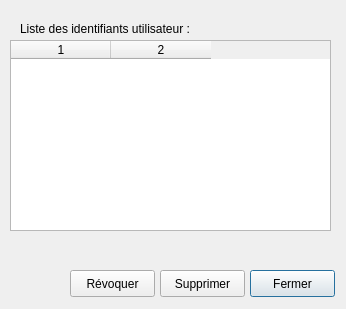
<?xml version="1.0" encoding="UTF-8"?>
<ui version="4.0">
 <class>DeleteUidDialog</class>
 <widget class="QDialog" name="DeleteUidDialog">
  <property name="geometry">
   <rect>
    <x>0</x>
    <y>0</y>
    <width>346</width>
    <height>309</height>
   </rect>
  </property>
  <property name="windowTitle">
   <string>Dialog</string>
  </property>
  <widget class="QLabel" name="infosLabel">
   <property name="geometry">
    <rect>
     <x>20</x>
     <y>20</y>
     <width>281</width>
     <height>17</height>
    </rect>
   </property>
   <property name="text">
    <string>Liste des identifiants utilisateur :</string>
   </property>
  </widget>
  <widget class="QPushButton" name="exitButton">
   <property name="geometry">
    <rect>
     <x>250</x>
     <y>270</y>
     <width>85</width>
     <height>27</height>
    </rect>
   </property>
   <property name="text">
    <string>Fermer</string>
   </property>
  </widget>
  <widget class="QPushButton" name="deleteButton">
   <property name="geometry">
    <rect>
     <x>160</x>
     <y>270</y>
     <width>85</width>
     <height>27</height>
    </rect>
   </property>
   <property name="text">
    <string>Supprimer</string>
   </property>
  </widget>
  <widget class="QPushButton" name="revokeButton">
   <property name="geometry">
    <rect>
     <x>70</x>
     <y>270</y>
     <width>85</width>
     <height>27</height>
    </rect>
   </property>
   <property name="text">
    <string>Révoquer</string>
   </property>
  </widget>
  <widget class="QTableWidget" name="tableWidget">
   <property name="geometry">
    <rect>
     <x>10</x>
     <y>40</y>
     <width>321</width>
     <height>191</height>
    </rect>
   </property>
   <property name="alternatingRowColors">
    <bool>true</bool>
   </property>
   <property name="selectionMode">
    <enum>QAbstractItemView::ExtendedSelection</enum>
   </property>
   <property name="selectionBehavior">
    <enum>QAbstractItemView::SelectRows</enum>
   </property>
   <property name="sortingEnabled">
    <bool>true</bool>
   </property>
   <property name="columnCount">
    <number>2</number>
   </property>
   <column/>
   <column/>
  </widget>
  <widget class="QLabel" name="warningLabel">
   <property name="geometry">
    <rect>
     <x>30</x>
     <y>245</y>
     <width>291</width>
     <height>20</height>
    </rect>
   </property>
   <property name="palette">
    <palette>
     <active>
      <colorrole role="WindowText">
       <brush brushstyle="SolidPattern">
        <color alpha="255">
         <red>212</red>
         <green>22</green>
         <blue>22</blue>
        </color>
       </brush>
      </colorrole>
     </active>
     <inactive>
      <colorrole role="WindowText">
       <brush brushstyle="SolidPattern">
        <color alpha="255">
         <red>212</red>
         <green>22</green>
         <blue>22</blue>
        </color>
       </brush>
      </colorrole>
     </inactive>
     <disabled>
      <colorrole role="WindowText">
       <brush brushstyle="SolidPattern">
        <color alpha="255">
         <red>133</red>
         <green>133</green>
         <blue>133</blue>
        </color>
       </brush>
      </colorrole>
     </disabled>
    </palette>
   </property>
   <property name="text">
    <string/>
   </property>
   <property name="alignment">
    <set>Qt::AlignCenter</set>
   </property>
  </widget>
 </widget>
 <resources/>
 <connections/>
</ui>
